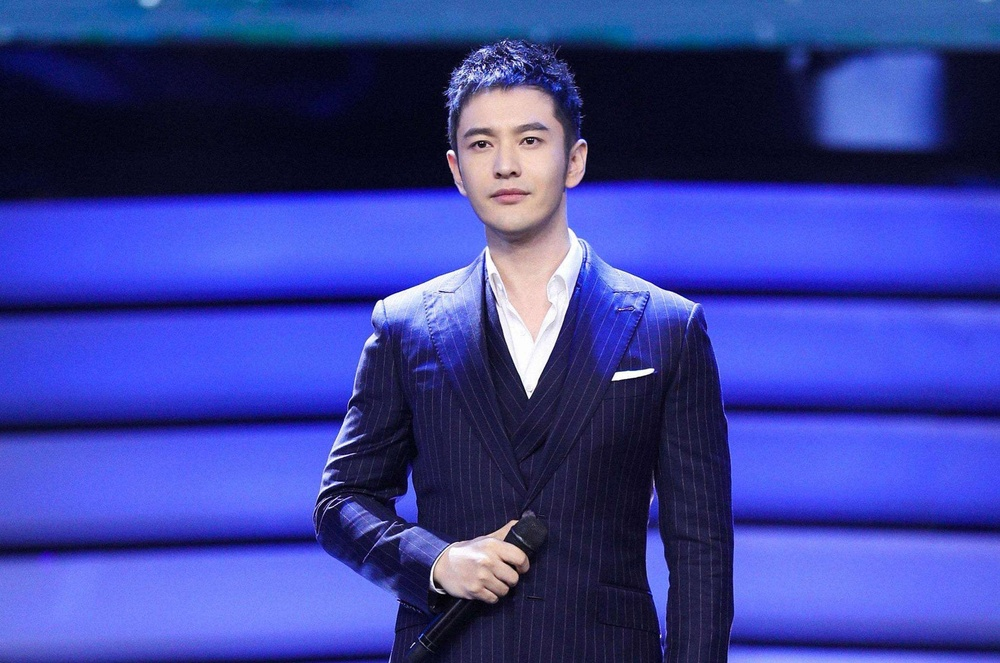
#> input picture lightapp/human_seg/image/noise_2.jpg, 1000 x 663 px, shrunk from 2048 x 1357 before the run
$ jupyter execute normal_seg.ipynb   (shell and % lines are left out)
#> lines starting #> are read from the running program, lines starting #| are printed output that depends on the picture; after the words box and inside, x2 and y2 are one past the last pixel; in counts of white or black regions, pixels touching at a corner belong together
[cell 1]
import matplotlib.pylab as plt
import numpy as np

[cell 2]
im = plt.imread("image/noise_2.jpg")
#> im is the input picture: shape (663, 1000, 3); mean R, G, B 58.1, 65.5, 156.5
im.shape
#> Out = (663, 1000, 3)

3层的图像数据，前两层是像素的X,Y坐标，第三层是像素的RGM颜色值，我们把它画出来

[cell 3]
# matplotlib跟jupyter结合在一起真的是一个很便利的工具

def plti(im, h=8, **kwargs):
#> called with h = 8
    y = im.shape[0]
#> y = 663
    x = im.shape[1]
#> x = 1000
    w = (y/x) * h
#> w = 5.3
    plt.figure(figsize=(w,h))
    plt.imshow(im, interpolation="none", **kwargs)
    plt.axis('off')

plti(im)

那么首先，尝试用numpy把图片灰度化，既然第三层是RGB值，我们直接从RGB层中取出权重即可

[cell 4]
def to_grayscale(im, weights = np.c_[0.2989, 0.5870, 0.1140]):
    """
    默认参数是转化的权重
    """
    tile = np.tile(weights, reps=(im.shape[0], im.shape[1], 1))
    return np.sum(tile * im, axis = 2)

img = to_grayscale(im)
plti(img, cmap = 'Greys')

[cell 5]
from scipy.ndimage.interpolation import zoom
from scipy.signal import convolve2d
im_small = zoom(im, (0.2,0.2,1))

n=100
sobel_x = np.c_[
    [-1,0,1],
    [-2,0,2],
    [-1,0,1]
]

sobel_y = np.c_[
    [1,2,1],
    [0,0,0],
    [-1,-2,-1]
]

ims = []
for d in range(3):
    sx = convolve2d(im_small[:,:,d], sobel_x, mode="same", boundary="symm")
    sy = convolve2d(im_small[:,:,d], sobel_y, mode="same", boundary="symm")
    ims.append(np.sqrt(sx*sx + sy*sy))
#> this loop made 3 passes
#> pass 1, `sy = convolve2d(im_small[:,:,d], sobel_y, mode="same", boundary="symm")`:
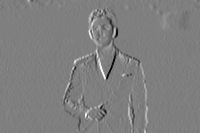
#> sy: shape (133, 200) int64; min -878, max 879, mean 0; drawn with min black and max white
#> after the loop, ims = 3 items

im_conv = np.stack(ims, axis=2).astype("uint8")

plti(im_conv)

[cell 6]
from scipy.ndimage import median_filter

def median_filter_all_colours(im_small, window_size):
    """
    Applies a median filer to all colour channels
    """
#> called with window_size = 71
    ims = []
    for d in range(3):
        im_conv_d = median_filter(im_small[:,:,d], size=(window_size,window_size))
        ims.append(im_conv_d)
#> after the loop, ims = 3 items

    im_conv = np.stack(ims, axis=2).astype("uint8")
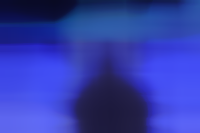
#> im_conv: shape (133, 200, 3); mean of channels 0, 1, 2 49.5, 60.6, 169.2; drawn as R, G, B

    return im_conv

im_smoothed = median_filter_all_colours(im_small, 71)

sobel_x = np.c_[
    [-1,0,1],
    [-2,0,2],
    [-1,0,1]
]
#> sobel_x = [[-1, -2, -1], [0, 0, 0], [1, 2, 1]]

sobel_y = np.c_[
    [1,2,1],
    [0,0,0],
    [-1,-2,-1]
]
#> sobel_y = [[1, 0, -1], [2, 0, -2], [1, 0, -1]]

ims = []
for d in range(3):
    sx = convolve2d(im_smoothed[:,:,d], sobel_x, mode="same", boundary="symm")
    sy = convolve2d(im_smoothed[:,:,d], sobel_y, mode="same", boundary="symm")
    ims.append(np.sqrt(sx*sx + sy*sy))

im_conv = np.stack(ims, axis=2).astype("uint8")

plti(im_conv)

上面是卷积（滑窗）的一些操作，重头戏像素分割来了

[cell 7]
def simple_threshold(im, threshold=128):
    return ((im > threshold) * 255).astype("uint8")

thresholds = [100,120,128,138,150]

fig, axs = plt.subplots(nrows=1, ncols=len(thresholds), figsize=(20,5));
gray_im = to_grayscale(im)

for t, ax in zip(thresholds, axs):
    ax.imshow(simple_threshold(gray_im, t), cmap='Greys');
    ax.set_title("Threshold: {}".format(t), fontsize=20);
    ax.set_axis_off();
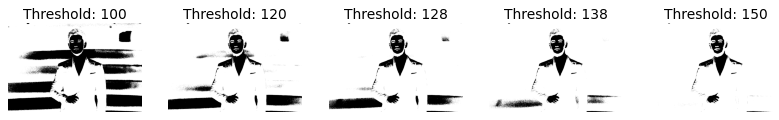
#> figure drawn by matplotlib, 5 panels

[cell 8]
def otsu_threshold(im):

    pixel_counts = [np.sum(im == i) for i in range(256)]
#> pixel_counts = 256 values, max 12 at index 24, min 0 at index 0, mean 0.18

    s_max = (0,-10)
    ss = []
    for threshold in range(256):

        # update
        w_0 = sum(pixel_counts[:threshold])
        w_1 = sum(pixel_counts[threshold:])

        mu_0 = sum([i * pixel_counts[i] for i in range(0,threshold)]) / w_0 if w_0 > 0 else 0
        mu_1 = sum([i * pixel_counts[i] for i in range(threshold, 256)]) / w_1 if w_1 > 0 else 0

        # calculate
        s = w_0 * w_1 * (mu_0 - mu_1) ** 2
        ss.append(s)

        if s > s_max[1]:
            s_max = (threshold, s)
#> this loop made 256 passes
#> (w_0, w_1, mu_0, mu_1, s, s_max) on passes 1, 26, 31, 40, 50, 56, 67, 79, 81, 83, 94, 97: (0, 46, 0, 83, 0, (0, 0)), (12, 34, 24, 103.8, 2599692.7, (25, 2599692.7)), (15, 31, 25, 111.1, 3444301.9, (30, 3444301.9)), (17, 29, 26.53, 116.1, 3955589.5, (39, 3955589.5)), (19, 27, 28.79, 121.1, 4375954, (49, 4375954)), (20, 26, 30.05, 123.7, 4563565, (55, 4563565)), (21, 25, 31.71, 126.1, 4675066.2, (66, 4675066.2)), (23, 23, 35.65, 130.3, 4743684, (78, 4743684)), (24, 22, 37.46, 132.7, 4787646.4, (80, 4787646.4)), (26, 20, 40.81, 137.8, 4896948.9, (82, 4896948.9)), (30, 16, 47.63, 149.3, 4962553.4, (93, 4962553.4)), (31, 15, 49.16, 152.9, 5007416.2, (96, 5007416.2))
#> (w_0, w_1, mu_0, mu_1, s) on passes 2 to 7: (0, 46, 0, 83, 0), (0, 46, 0, 83, 0), (0, 46, 0, 83, 0), (0, 46, 0, 83, 0), (0, 46, 0, 83, 0), (0, 46, 0, 83, 0)
#> after the loop, ss = 256 values, max 5007416.2 at index 96, min 0 at index 0, mean 2542031.6

    return s_max[0]

t = otsu_threshold(gray_im)
#> t = 96
plti(simple_threshold(gray_im, t), cmap='Greys')
#> in simple_threshold (call 6), `return ((im > threshold) * 255).astype("uint8")`:
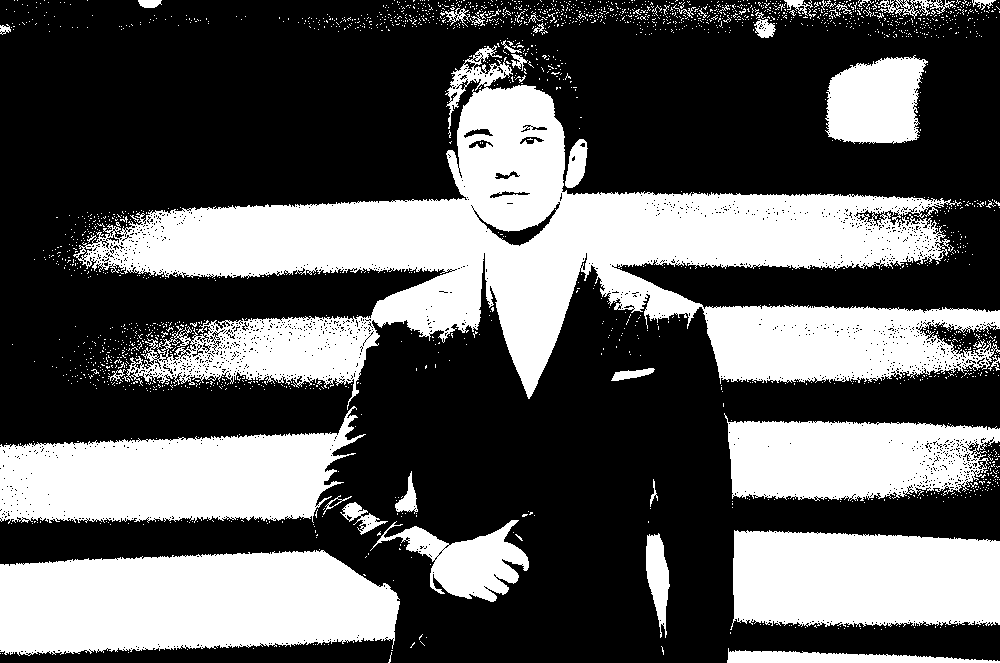
#> returned value: shape (663, 1000); 36.1% white; 2190 white regions (2145 under 20 px), largest, box (x1, y1, x2, y2) and area: (73, 45, 1000, 410) 111359, (0, 550, 400, 656) 34695, (0, 406, 366, 524) 26602

[cell 9]
fig, axs = plt.subplots(nrows=1, ncols=3, figsize=(15,5))

c_ims = []
for c, ax in zip(range(3), axs):
    tmp_im = im[:,:,c]
    t = otsu_threshold(tmp_im)
    tmp_im = simple_threshold(tmp_im, t)
    ax.imshow(tmp_im, cmap='Greys')
    c_ims.append(tmp_im)
    ax.set_axis_off()
#> this loop made 3 passes
#> t on passes 1 to 3: 70, 67, 142
#> pass 1, `tmp_im = im[:,:,c]`:
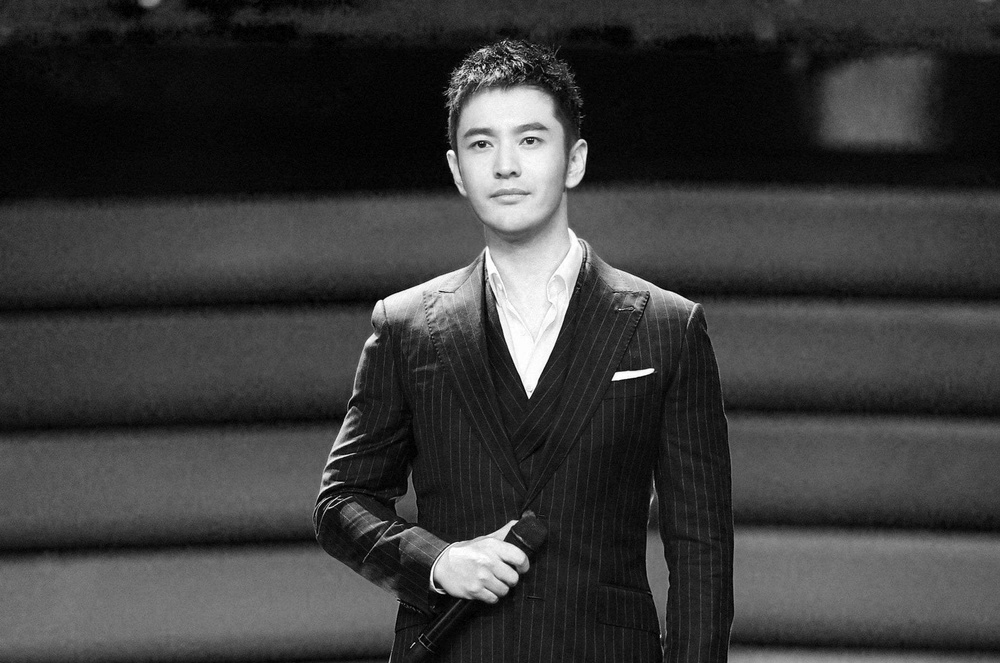
#> tmp_im: shape (663, 1000); min 0, max 255, mean 58.1
#> after the loop:
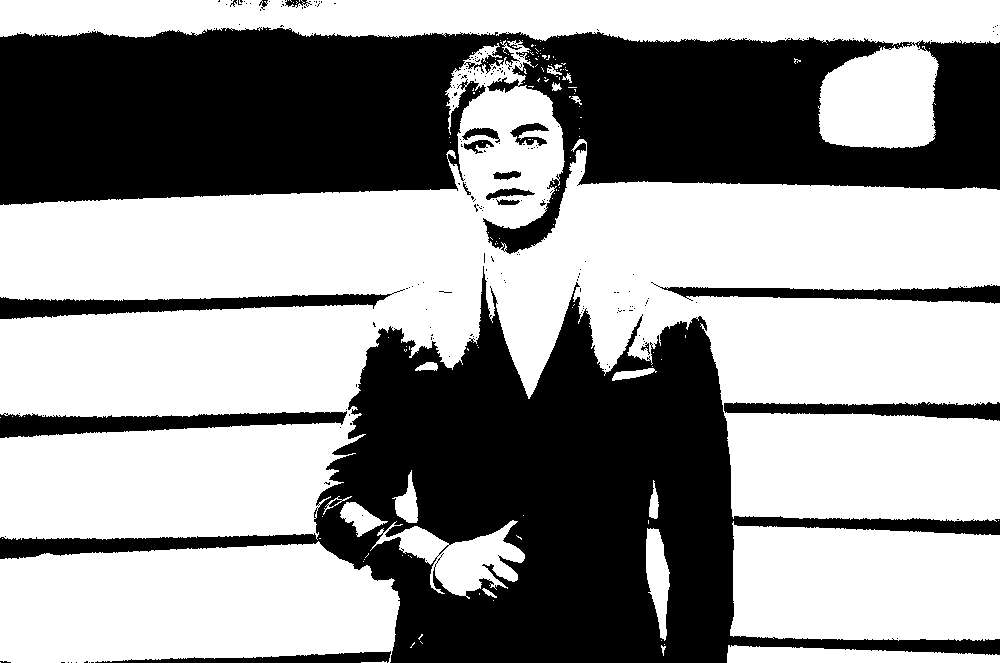
#> tmp_im: shape (663, 1000); 58.9% white; 230 black regions (212 under 20 px), largest, box (x1, y1, x2, y2) and area: (0, 27, 1000, 254) 132389, (0, 266, 1000, 663) 119916, (0, 411, 347, 438) 5036
#> after the loop, c_ims = 3 items

[cell 10]
plti(c_ims[0] & c_ims[1] & c_ims[2], cmap='Greys')
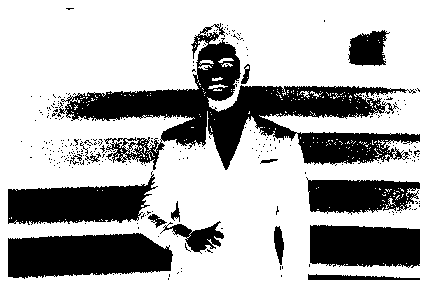
#> figure drawn by matplotlib, 1 panel

[cell 11]
from sklearn.cluster import KMeans

h,w = im_small.shape[:2]
#> h = 133; w = 200
im_small_long = im_small.reshape((h * w, 3))
im_small_wide = im_small_long.reshape((h,w,3))

km = KMeans(n_clusters=3)

km.fit(im_small_long)

cc = km.cluster_centers_.astype(np.uint8)
#> cc = [[73, 88, 226], [20, 20, 61], [206, 189, 202]]
out = np.asarray([cc[i] for i in km.labels_]).reshape((h,w,3))
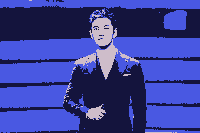
#> out: shape (133, 200, 3); mean of channels 0, 1, 2 58, 65.1, 156.2; drawn as R, G, B

plti(out)

[cell 12]
rng = range(4)

fig, axs = plt.subplots(nrows=1, ncols=len(rng), figsize=(15,5))
gray_im = to_grayscale(im)

for t, ax in zip(rng, axs):
    rnd_cc = np.random.randint(0,256, size = (3,3))
    out = np.asarray([rnd_cc[i] for i in km.labels_]).reshape((h,w,3))
    ax.imshow(out)
    ax.set_axis_off()
#> this loop made 4 passes
#> rnd_cc on passes 1 to 4: [[70, 216, 88], [140, 58, 193], [230, 39, 87]], [[174, 88, 81], [165, 25, 77], [72, 9, 148]], [[115, 208, 243], [197, 254, 79], [175, 192, 82]], [[99, 216, 177], [243, 29, 147], [147, 142, 167]]
#> pass 1, `out = np.asarray([rnd_cc[i] for i in km.labels_]).reshape((h,w,3))`:
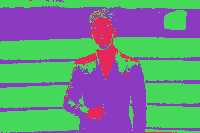
#> out: shape (133, 200, 3) int64; mean of channels 0, 1, 2 107.5, 141.1, 131.6; drawn as R, G, B

[cell 13]
dog = np.asarray([cc[i] if i == 1 else [0,0,0]
                  for i in km.labels_]).reshape((h,w,3))

plti(dog)
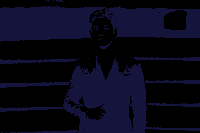
#> shown: shape (133, 200, 3); mean R, G, B 8.3, 8.3, 25.3

$ run again, with lightapp/human_seg/image/noise_0.jpg copied over lightapp/human_seg/image/noise_2.jpg
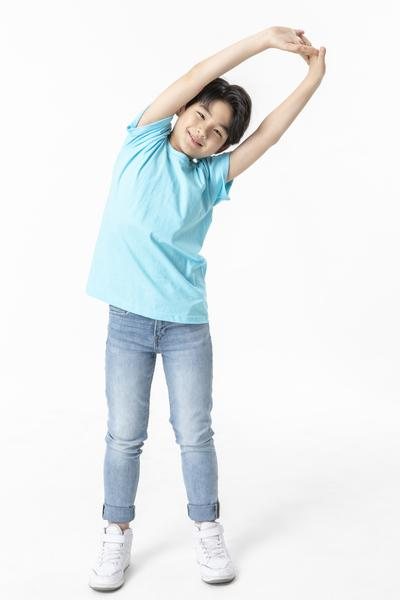
#> input picture lightapp/human_seg/image/noise_0.jpg, 400 x 600 px
#> im is the input picture: shape (600, 400, 3); mean R, G, B 233, 237, 238.4
#> after the loop `for d in range(3):`: ims = 3 items
#> sobel_x = [[-1, -2, -1], [0, 0, 0], [1, 2, 1]]
#> sobel_y = [[1, 0, -1], [2, 0, -2], [1, 0, -1]]
#> pixel_counts = 256 values, max 2 at index 198, min 0 at index 0, mean 0.0156
#> the loop in otsu_threshold, `for threshold in range(256):` made 256 passes
#> (w_0, w_1, mu_0, mu_1, s, s_max) on passes 1, 132: (0, 4, 0, 180.2, 0, (0, 0)), (1, 3, 130, 197, 13467, (131, 13467))
#> after the loop in otsu_threshold, `for threshold in range(256):`: ss = 256 values, max 13467 at index 131, min 0 at index 0, mean 3478.4
#> `t = otsu_threshold(gray_im)`: t = 131
#> in simple_threshold (call 6), `return ((im > threshold) * 255).astype("uint8")`:
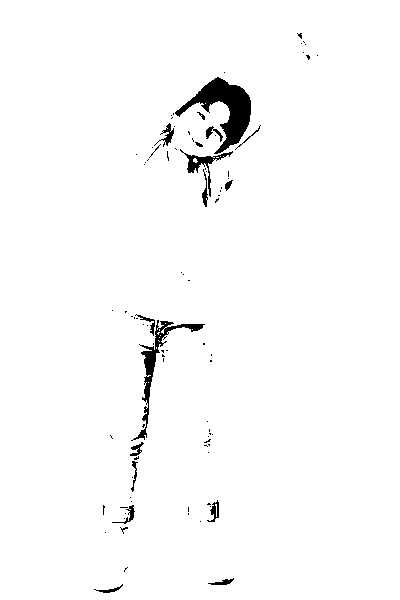
#> returned value: shape (600, 400); 98% white; 93 black regions (76 under 20 px), largest, box (x1, y1, x2, y2) and area: (175, 77, 251, 154) 2087, (131, 320, 205, 441) 1002, (180, 149, 233, 197) 408
#> the loop `for c, ax in zip(range(3), axs):` made 3 passes
#> t on passes 1 to 3: 198, 204, 204
#> after the loop `for c, ax in zip(range(3), axs):`: c_ims = 3 items
#> cc = [[246, 248, 248], [165, 184, 193], [83, 85, 87]]
#> the loop `for t, ax in zip(rng, axs):` made 4 passes
#> rnd_cc on passes 1 to 4: [[70, 216, 88], [140, 58, 193], [230, 39, 87]], [[174, 88, 81], [165, 25, 77], [72, 9, 148]], [[115, 208, 243], [197, 254, 79], [175, 192, 82]], [[99, 216, 177], [243, 29, 147], [147, 142, 167]]
#> `dog = np.asarray([cc[i] if i == 1 else [0,0,0] for i in km.labels_]).r..`:
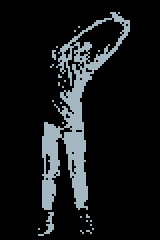
#> dog: shape (120, 80, 3) int64 (shown 2 times larger); mean of channels 0, 1, 2 20.8, 23.2, 24.4; drawn as R, G, B

$ run again, with lightapp/human_seg/image/noise_1.jpg copied over lightapp/human_seg/image/noise_2.jpg
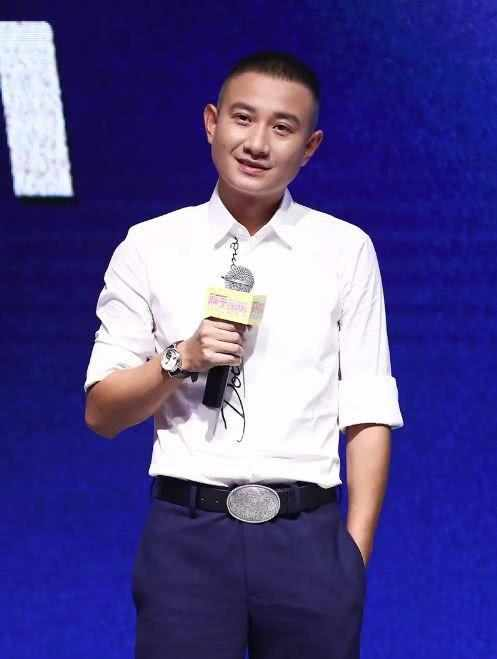
#> input picture lightapp/human_seg/image/noise_1.jpg, 497 x 659 px
#> im is the input picture: shape (659, 497, 3); mean R, G, B 83.9, 76.5, 141.9
#> after the loop `for d in range(3):`: ims = 3 items
#> sobel_x = [[-1, -2, -1], [0, 0, 0], [1, 2, 1]]
#> sobel_y = [[1, 0, -1], [2, 0, -2], [1, 0, -1]]
#> pixel_counts = 256 values, max 4 at index 35, min 0 at index 0, mean 0.0508
#> the loop in otsu_threshold, `for threshold in range(256):` made 256 passes
#> (w_0, w_1, mu_0, mu_1, s, s_max) on passes 1, 26, 37, 49, 59, 67: (0, 13, 0, 83.31, 0, (0, 0)), (1, 12, 24, 88.25, 49536.8, (25, 49536.8)), (5, 8, 32.8, 114.9, 269452.2, (36, 269452.2)), (6, 7, 35.17, 124.6, 335714.9, (48, 335714.9)), (7, 6, 38.29, 135.8, 399652.6, (58, 399652.6)), (8, 5, 41.62, 150, 469805.6, (66, 469805.6))
#> after the loop in otsu_threshold, `for threshold in range(256):`: ss = 256 values, max 469805.6 at index 66, min 0 at index 0, mean 219699
#> `t = otsu_threshold(gray_im)`: t = 66
#> the loop `for c, ax in zip(range(3), axs):` made 3 passes
#> t on passes 1 to 3: 131, 127, 172
#> after the loop `for c, ax in zip(range(3), axs):`: c_ims = 3 items
#> cc = [[165, 128, 125], [27, 21, 112], [243, 241, 244]]
#> the loop `for t, ax in zip(rng, axs):` made 4 passes
#> rnd_cc on passes 1 to 4: [[70, 216, 88], [140, 58, 193], [230, 39, 87]], [[174, 88, 81], [165, 25, 77], [72, 9, 148]], [[115, 208, 243], [197, 254, 79], [175, 192, 82]], [[99, 216, 177], [243, 29, 147], [147, 142, 167]]
#> `dog = np.asarray([cc[i] if i == 1 else [0,0,0] for i in km.labels_]).r..`:
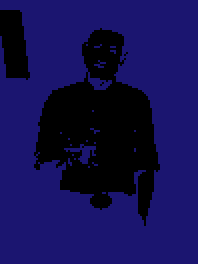
#> dog: shape (132, 99, 3) int64 (shown 2 times larger); mean of channels 0, 1, 2 19.4, 15.1, 80.5; drawn as R, G, B
